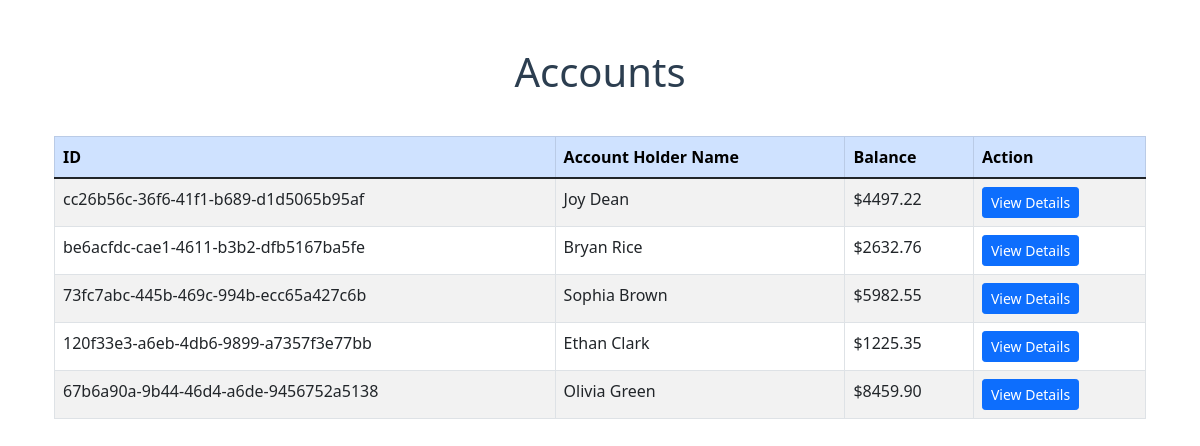
Screenshot of /accounts/ with the database file from the repository.
### accounts/models.py (models this page shows, shortened)
class Account(models.Model):
    account_number = models.CharField(max_length=20, unique=True)
    account_holder_name = models.CharField(max_length=100)
    balance = models.DecimalField(max_digits=12, decimal_places=2)

### accounts/views.py (the view)
# urls.py: path('accounts/', account_list, name='account-list'),
def account_list(request):
    accounts = Account.objects.all()
    return render(request, 'accounts/account_list.html', {'accounts': accounts})

### accounts/templates/accounts/account_list.html (shortened to what this page needs)
{% extends "accounts/base.html" %}
{% block content %}
<div class="container mt-5">
    <h1 class="text-center">Accounts</h1>
    <div class="table-responsive">
        <table class="table table-striped table-bordered table-hover mt-3">
            <thead class="table-primary">
                <tr>
                    <th>ID</th>
                    <th>Account Holder Name</th>
                    <th>Balance</th>
                    <th>Action</th>
                </tr>
            </thead>
            <tbody>
                {% for account in accounts %}
                <tr>
                    <td>{{ account.account_number }}</td>
                    <td>{{ account.account_holder_name }}</td>
                    <td>${{ account.balance }}</td>
                    <td><a href="{% url 'account-detail' account.account_number %}" class="btn btn-primary btn-sm">View Details</a></td>
                </tr>
                {% endfor %}
            </tbody>
        </table>
    </div>
</div>
{% endblock %}

### accounts/templates/accounts/base.html (shortened to what this page needs)
{% load static %}
<!DOCTYPE html>
<html lang="en">
<head>
    <link rel="stylesheet" href="{% static 'accounts/style.css' %}">
    <link href="https://cdn.jsdelivr.net/npm/bootstrap@5.1.3/dist/css/bootstrap.min.css" rel="stylesheet">
</head>
<body>
    <div class="container">
        {% block content %}
        {% endblock %}
    </div>
</body>
</html>

### accounts/static/accounts/style.css (style rules this page uses)
body { font-family: Arial, sans-serif; background-color: #f4f4f9; color: #333; margin-top: 50px; }
h1 { text-align: center; font-size: 2em; color: #2c3e50; }
a { display: inline-block; padding: 8px 16px; background-color: #5bc0de; color: #fff; text-decoration: none; border-radius: 5px; text-align: center; transition: background-color 0.3s; }
.btn-primary { background-color: #5bc0de; border-color: #5bc0de; transition: background-color 0.3s ease; border-radius: 5px; padding: 10px 20px; }

### rows the page displays
Account: account_number "cc26b56c-36f6-41f1-b689-d1d5065b95af", account_holder_name "Joy Dean", balance "4497.22"
Account: account_number "be6acfdc-cae1-4611-b3b2-dfb5167ba5fe", account_holder_name "Bryan Rice", balance "2632.76"
Account: account_number "73fc7abc-445b-469c-994b-ecc65a427c6b", account_holder_name "Sophia Brown", balance "5982.55"
Account: account_number "120f33e3-a6eb-4db6-9899-a7357f3e77bb", account_holder_name "Ethan Clark", balance "1225.35"
Account: account_number "67b6a90a-9b44-46d4-a6de-9456752a5138", account_holder_name "Olivia Green", balance "8459.90"
